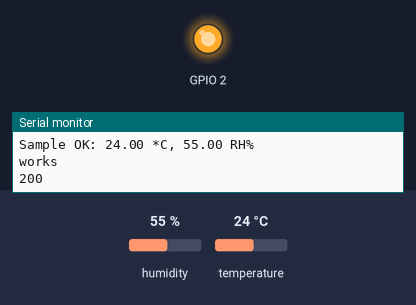
The sketch below on a simulated ESP8266 (NodeMCU). Parts: output pins drawn as LEDs (lit = HIGH), the last lines printed to the serial monitor. The test bench sets the inputs (shaded band); at power-on: humidity 55 %, temperature 24 °C. WiFi joins after 1.5 s; servers stay silent unless stated; uploads are accepted with an empty reply.

Above: at 3.4 s.
At 7.56 s:
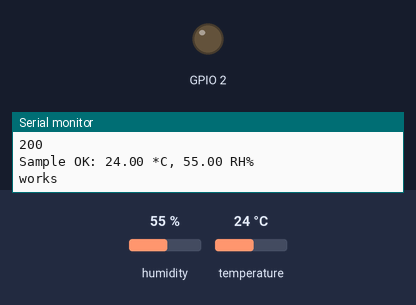
Timing chart, 0 to 8.3 s (numbered marks = the images above):
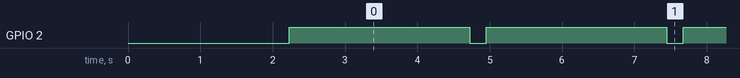

Measured:
- by itself, GPIO 2: alternates HIGH for 2.5 s and LOW for 0.22 s

The sketch:

mcu.ino
```cpp
#include <SimpleDHT.h>

#include <ESP8266WiFi.h>

#include <ESP8266HTTPClient.h>


// for DHT22,

//      VCC: 5V or 3V

//      GND: GND

//      DATA: 2

int pinDHT22 = 4;

SimpleDHT22 dht22(pinDHT22);


const char* ssid = "***";

const char* password = "***";


void setup_wifi() {

  WiFi.begin(ssid, password);

  while (WiFi.status() != WL_CONNECTED)

  {

    delay(1000);

    Serial.println("Connecting...");

  }

}


void setup() {

  pinMode(2, OUTPUT);

  Serial.begin(115200);

  setup_wifi();

}


void loop() {

  digitalWrite(2, LOW);


  float temperature = 0;

  float humidity = 0;

  int err = SimpleDHTErrSuccess;

  if ((err = dht22.read2(&temperature, &humidity, NULL)) != SimpleDHTErrSuccess) {

    Serial.print("Read DHT22 failed, err=");

    Serial.println(err);

    delay(2500);

    return;

  }


  Serial.print("Sample OK: ");

  Serial.print((float)temperature); Serial.print(" *C, ");

  Serial.print((float)humidity); Serial.println(" RH%");


  if (WiFi.status() != WL_CONNECTED) {

    setup_wifi();

  }

  else {

    HTTPClient http;


    http.begin("http://192.168.0.35:5000/therm/push");

    http.addHeader("Content-Type", "text/plain");


    Serial.println("works");

    int httpCode = http.POST(String(temperature));

    Serial.println(httpCode);

    http.end();

  }


  digitalWrite(2, HIGH);

  delay(2500);

}
```
